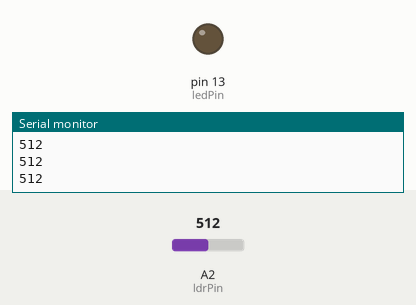
This sketch was run on a simulated Arduino Uno, built with avr-gcc and run on an emulated ATmega328P. Shown: output pins drawn as LEDs (lit = HIGH), the last lines printed to the serial monitor. The inputs (shaded band) are chosen by the test bench; at power-on: A2 (ldrPin) = 512.

Above: at 1.2 s.
1.3 s: A2 (ldrPin) set to 52
2.8 s: A2 (ldrPin) set to 47
At 4.0 s:
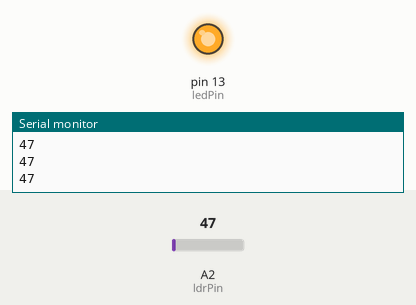
4.3 s: A2 (ldrPin) set to 122
At 5.4 s:
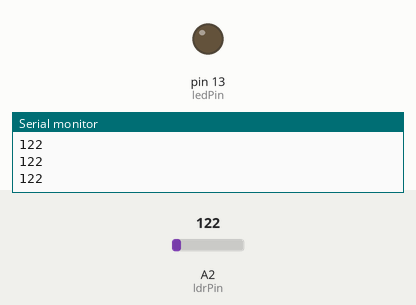
5.9 s: A2 (ldrPin) set to 40
At 6.7 s:
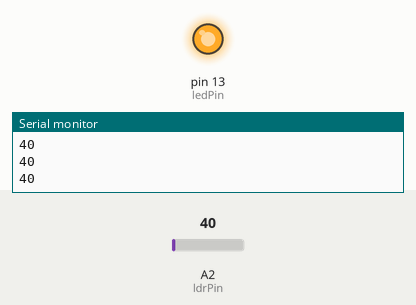
Timing chart, 0 to 8.5 s (numbered marks = the images above; inputs shaded):
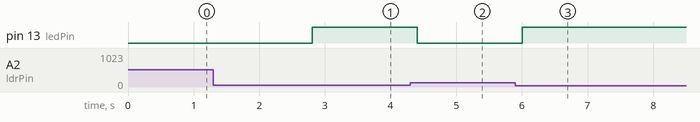

The sketch:

ldr.ino
```cpp
const int ledPin = 13;
const int ldrPin = A2;

 void setup(){
  Serial.begin(9600);
  pinMode(ledPin,OUTPUT);
  pinMode(ldrPin,INPUT);
 }

  void loop(){
   int ldrStatus = analogRead(ldrPin);

   if(ldrStatus<50)
   {
    digitalWrite(ledPin,HIGH);
    }
    else{
       digitalWrite(ledPin,LOW);
      }

    Serial.println(ldrStatus);

    delay(200);

    }
```

Measured:
- the behaviour switches between 50 and 49 on A2 (ldrPin) (found by bisection; images 0 and 1)
- after the input at 2.8 s, pin 13 (ledPin): LOW → HIGH at once
- after the input at 4.3 s, pin 13 (ledPin): HIGH → LOW after 0.11 s
- after the input at 5.9 s, pin 13 (ledPin): LOW → HIGH after 0.11 s
